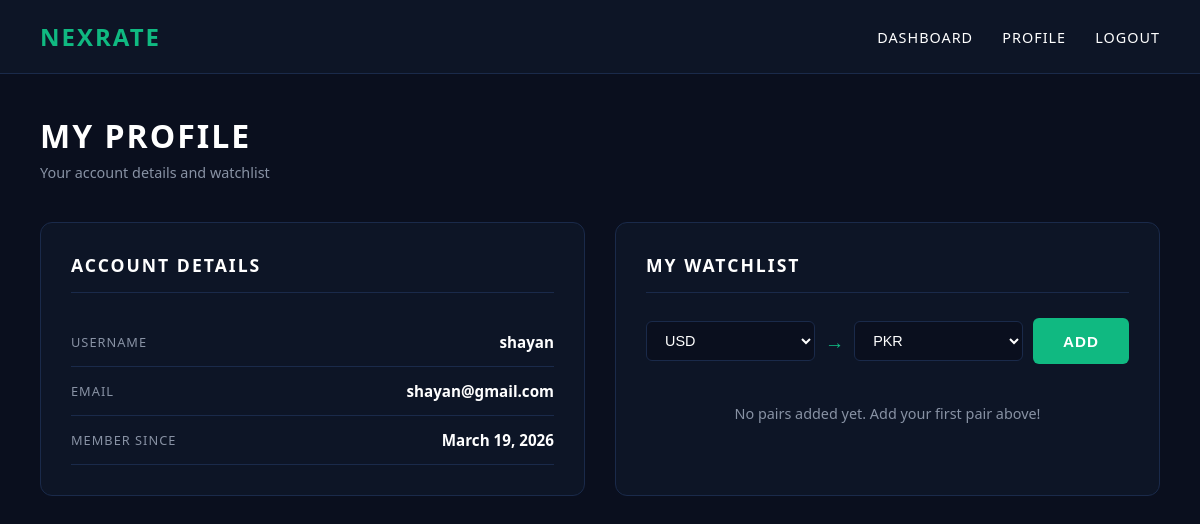
The app's page /profile (signed in), older data.
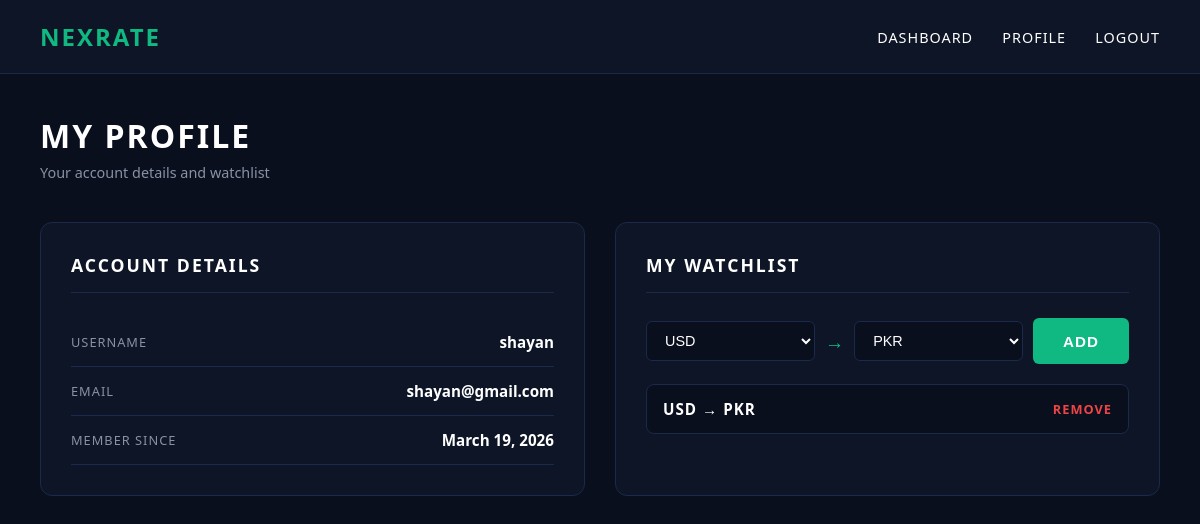
The same page, newer data.
### models.py (models this page shows)
class User(UserMixin, db.Model):
    id = db.Column(db.Integer, primary_key=True)
    username = db.Column(db.String(80), unique=True, nullable=False)
    email = db.Column(db.String(120), unique=True, nullable=False)
    password = db.Column(db.String(200), nullable=False)
    created_at = db.Column(db.DateTime, default=datetime.utcnow)

class Watchlist(db.Model):
    id = db.Column(db.Integer, primary_key=True)
    user_id = db.Column(db.Integer, db.ForeignKey("user.id"), nullable=False)
    base_currency = db.Column(db.String(10), nullable=False)
    target_currency = db.Column(db.String(10), nullable=False)
    date_added = db.Column(db.DateTime, default=datetime.utcnow)

### app.py (the view)
@app.route("/profile")
@login_required
def profile():
    watchlist = Watchlist.query.filter_by(user_id=current_user.id).all()
    return render_template("profile.html", watchlist=watchlist)

### app.py (called while the page is built)
@login_manager.user_loader
def load_user(user_id):
    return User.query.get(int(user_id))

### templates/profile.html (shortened to what this page needs)
{% extends "base.html" %}
{% block content %}
<div class="dashboard-container">
    <div class="dashboard-header">
        <div>
            <h1>My Profile</h1>
            <p class="dashboard-subtitle">Your account details and watchlist</p>
        </div>
    </div>
    <div class="profile-grid">
        <div class="profile-card">
            <h2>Account Details</h2>
            <div class="profile-info">
                <div class="profile-row">
                    <span class="profile-label">Username</span>
                    <span class="profile-value">{{ current_user.username }}</span>
                </div>
                <div class="profile-row">
                    <span class="profile-label">Email</span>
                    <span class="profile-value">{{ current_user.email }}</span>
                </div>
                <div class="profile-row">
                    <span class="profile-label">Member Since</span>
                    <span class="profile-value">{{ current_user.created_at.strftime('%B %d, %Y') }}</span>
                </div>
            </div>
        </div>
        <div class="profile-card">
            <h2>My Watchlist</h2>
            <form method="POST" action="/watchlist/add">
                <div class="watchlist-form">
                    <select name="base_currency">
                        <option value="USD">USD</option>
                    </select>
                    <span class="arrow">→</span>
                    <select name="target_currency">
                        <option value="PKR">PKR</option>
                    </select>
                    <button type="submit" class="btn-convert">Add</button>
                </div>
            </form>
            {% if watchlist %}
                {% for item in watchlist %}
                <div class="watchlist-item">
                    <span class="watchlist-pair">
                        {{ item.base_currency }} → {{ item.target_currency }}
                    </span>
                    <a href="/watchlist/delete/{{ item.id }}" class="delete-btn">Remove</a>
                </div>
                {% endfor %}
            {% else %}
                <p class="empty-watchlist">No pairs added yet. Add your first pair above!</p>
            {% endif %}
        </div>
    </div>
</div>
{% endblock %}

### templates/base.html (shortened to what this page needs)
<!DOCTYPE html>
<html lang="en">
<head>
    <link rel="stylesheet" href="{{ url_for('static', filename='style.css') }}">
</head>
<body>
    <nav class="navbar">
        <div class="nav-brand">NexRate</div>
        <div class="nav-links">
            {% if current_user.is_authenticated %}
                <a href="/dashboard">Dashboard</a>
                <a href="/profile">Profile</a>
                <a href="/logout">Logout</a>
            {% else %}
                <a href="/login">Login</a>
                <a href="/register">Register</a>
            {% endif %}
        </div>
    </nav>
    <main>
        {% block content %}{% endblock %}
    </main>
</body>
</html>

### static/style.css (style rules this page uses)
* { margin: 0; padding: 0; box-sizing: border-box; }
body { background-color: #0a0f1e; color: #ffffff; font-family: 'Segoe UI', Tahoma, Geneva, Verdana, sans-serif; }
.navbar { display: flex; justify-content: space-between; align-items: center; padding: 20px 40px; background-color: #0d1526; border-bottom: 1px solid #1a2a4a; }
.nav-brand { font-size: 1.5rem; font-weight: 700; color: #10b981; letter-spacing: 2px; text-transform: uppercase; }
.nav-links a { color: #ffffff; text-decoration: none; margin-left: 25px; font-size: 0.9rem; text-transform: uppercase; letter-spacing: 1px; transition: color 0.3s; }
.dashboard-container { padding: 40px; max-width: 1200px; margin: 0 auto; }
.dashboard-header { display: flex; justify-content: space-between; align-items: center; margin-bottom: 40px; }
.dashboard-header h1 { font-size: 2rem; font-weight: 700; text-transform: uppercase; letter-spacing: 2px; color: #ffffff; }
.dashboard-subtitle { color: #8892a4; font-size: 0.9rem; margin-top: 6px; }
.btn-convert { padding: 12px 30px; background-color: #10b981; color: #ffffff; border: none; border-radius: 6px; font-size: 0.95rem; font-weight: 600; text-transform: uppercase; letter-spacing: 1px; cursor: pointer; transition: background-color 0.3s; height: 46px; }
.profile-grid { display: grid; grid-template-columns: 1fr 1fr; gap: 30px; }
.profile-card { background-color: #0d1526; border: 1px solid #1a2a4a; border-radius: 12px; padding: 30px; }
.profile-card h2 { font-size: 1.1rem; font-weight: 700; text-transform: uppercase; letter-spacing: 2px; color: #ffffff; margin-bottom: 25px; padding-bottom: 15px; border-bottom: 1px solid #1a2a4a; }
.profile-row { display: flex; justify-content: space-between; align-items: center; padding: 14px 0; border-bottom: 1px solid #1a2a4a; }
.profile-label { font-size: 0.8rem; text-transform: uppercase; letter-spacing: 1px; color: #8892a4; }
.profile-value { font-size: 0.95rem; color: #ffffff; font-weight: 600; }
.watchlist-form { display: flex; align-items: center; gap: 10px; margin-bottom: 20px; flex-wrap: wrap; }
.watchlist-form select { flex: 1; padding: 10px 14px; background-color: #0a0f1e; border: 1px solid #1a2a4a; border-radius: 6px; color: #ffffff; font-size: 0.9rem; outline: none; }
.arrow { color: #10b981; font-size: 1.2rem; font-weight: 700; }
.watchlist-item { display: flex; justify-content: space-between; align-items: center; padding: 14px 16px; background-color: #0a0f1e; border: 1px solid #1a2a4a; border-radius: 8px; margin-bottom: 10px; transition: border-color 0.3s; }
.watchlist-pair { font-size: 0.95rem; font-weight: 600; color: #ffffff; text-transform: uppercase; letter-spacing: 1px; }
.delete-btn { color: #ef4444; text-decoration: none; font-size: 0.8rem; text-transform: uppercase; letter-spacing: 1px; font-weight: 600; transition: color 0.3s; }

Row changes from the older to the newer data that the page shows:
added Watchlist: base_currency "USD", target_currency "PKR"
Text that changed along with them:
text no longer shown: "No pairs added yet. Add your first pair above!"
